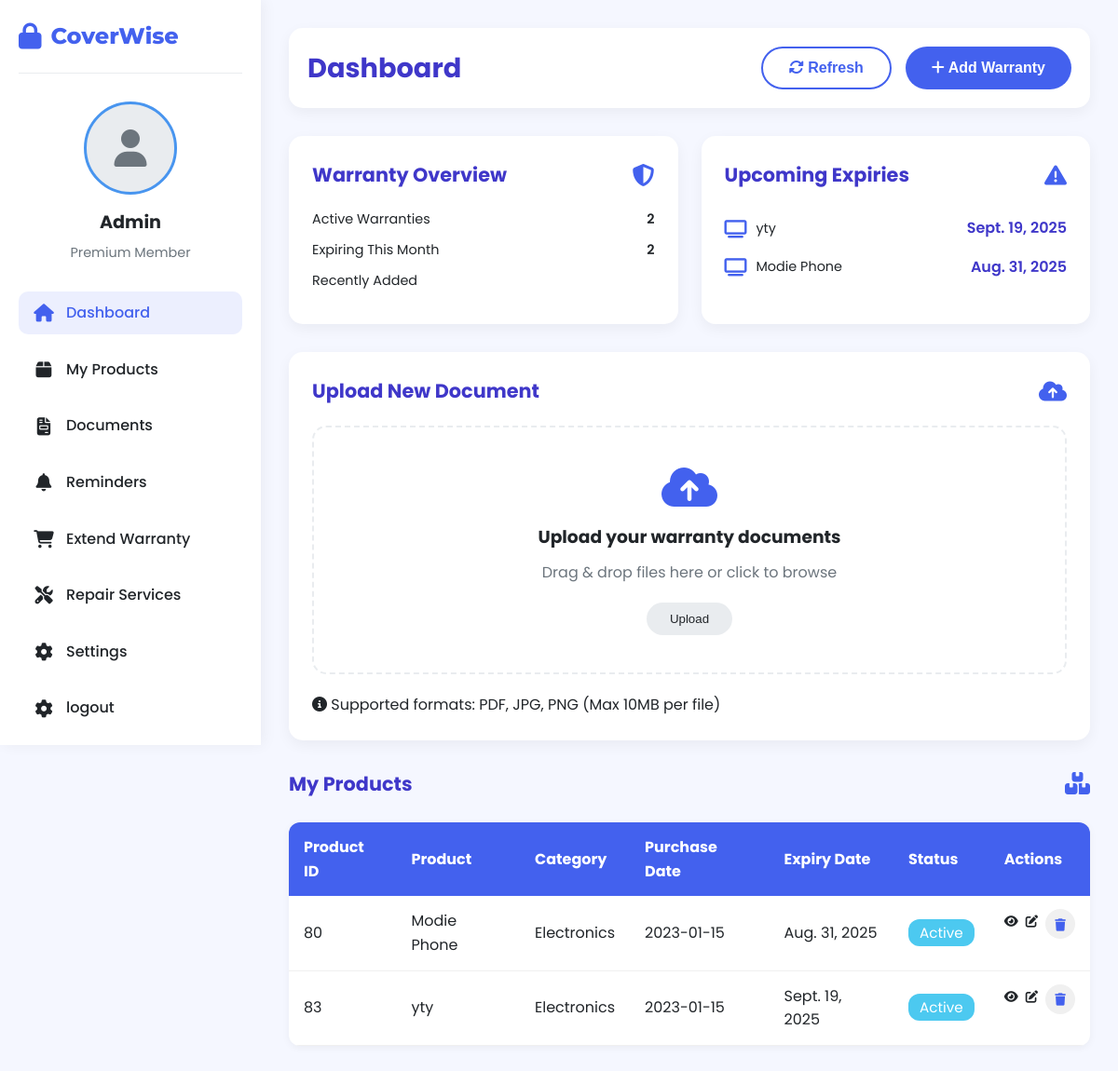
The page /dashboard/ (signed in) on the database its author committed.
### warranty_app/models.py (models this page shows, shortened)
class Warranty(models.Model):
    user_id = models.ForeignKey(User,on_delete=models.CASCADE)
    product_name = models.CharField(max_length=255)
    product_id = models.CharField(max_length=100)
    expiry_date = models.DateField(null=True, blank=True)
    qr_data = models.TextField()
    warranty_image = models.ImageField(upload_to='warranty_cards/')

### warranty_app/views.py (the view)
# urls.py: path('dashboard/',views.dashboard_view,name='dashboard'),
@login_required
def dashboard_view(request):
    data = Warranty.objects.filter(user_id=request.user)
    if request.method =="GET":
        if data.exists():
            top_three = data.order_by('-expiry_date')[:3]
            Total = data.aggregate(total=Count("expiry_date"))['total']
            Total_products = data.count()
        else:
            top_three = []
            Total = 0
            Total_products = 0
    return render(request, 'dashboard.html', {'data': data,'products': top_three,'Total_products': Total_products,'Total_ex':Total})

### templates/dashboard.html (shortened to what this page needs)
<!DOCTYPE html>
<html lang="en">
<head>
    <link rel="stylesheet" href="https://cdnjs.cloudflare.com/ajax/libs/font-awesome/6.4.0/css/all.min.css">
</head>
<body>
    <div class="sidebar">
        <div class="logo">
            <i class="fas fa-lock"></i>
            <span>CoverWise</span>
        </div>
        <div class="user-profile">
            <div class="profile-photo" id="profilePhoto">
                <i class="fas fa-user"></i>
            </div>
            <h3>{{request.user.username}}</h3>
            <p>Premium Member</p>
        </div>
        <ul class="nav-links">
            <li>
                <a href="#" class="active">
                    <i class="fas fa-home"></i>
                    <span>Dashboard</span>
                </a>
            </li>
            <li>
                <a href="#My_Product">
                    <i class="fas fa-box"></i>
                    <span>My Products</span>
                </a>
            </li>
            <li>
                <a href="#">
                    <i class="fas fa-file-invoice"></i>
                    <span>Documents</span>
                </a>
            </li>
            <li>
                <a href="#">
                    <i class="fas fa-bell"></i>
                    <span>Reminders</span>
                </a>
            </li>
            <li>
                <a href="#">
                    <i class="fas fa-shopping-cart"></i>
                    <span>Extend Warranty</span>
                </a>
            </li>
            <li>
                <a href="#">
                    <i class="fas fa-tools"></i>
                    <span>Repair Services</span>
                </a>
            </li>
            <li>
                <a href="#">
                    <i class="fas fa-cog"></i>
                    <span>Settings</span>
                </a>
            </li>
            <li>
                <a href="{% url 'logout' %}">
                    <i class="fas fa-cog"></i>
                    <span>logout</span>
                </a>
            </li>
        </ul>
    </div>
    <div class="main-content">
        <div class="header">
            <h1>Dashboard</h1>
            <div class="header-actions">
                <button class="btn btn-outline">
                    <i class="fas fa-sync-alt"></i> Refresh
                </button>
                <button class="btn btn-primary">
                    <i class="fas fa-plus"></i>
                    <a href="{% url 'warranty_form' %}" style="color: white; text-decoration: none;">Add Warranty</a>
                </button>
            </div>
        </div>
        <div class="dashboard-cards">
            <div class="card">
                <div class="card-header">
                    <h2>Warranty Overview</h2>
                    <i class="fas fa-shield-alt"></i>
                </div>
                <div class="warranty-summary">
                    <div class="stat-item">
                        <span>Active Warranties</span>
                        <span class="stat-value">{{Total_products}}</span>
                    </div>
                    <div class="stat-item">
                        <span>Expiring This Month</span>
                        <span class="stat-value">{{ Total_ex }}</span>
                    </div>
                    <div class="stat-item">
                        <span>Recently Added</span>
                    </div>
                </div>
            </div>
            <div class="card">
                <div class="card-header">
                    <h2>Upcoming Expiries</h2>
                    <i class="fas fa-exclamation-triangle"></i>
                </div>
                <div class="expiry-list">
                    {% for products in products %}
                    <div class="document-item">
                        <i class="fas fa-tv"></i>
                        <div class="document-name">{{products.product_name }}</div>
                        <div class="expiry-date">{{products.expiry_date}}</div>
                    </div>
                    {% endfor %}
                </div>
            </div>
        </div>
        <div class="upload-section">
    <div class="card-header">
        <h2>Upload New Document</h2>
        <i class="fas fa-cloud-upload-alt"></i>
    </div>
    <form id="uploadForm" method="POST" enctype="multipart/form-data" action="/upload/">
        <div class="upload-area" id="uploadArea">
            <i class="fas fa-cloud-upload-alt"></i>
            <h3>Upload your warranty documents</h3>
            <p id="uploadText">Drag & drop files here or click to browse</p>
            <button type="submit" class="upload-btn" id="submitBtn" disabled>Upload</button>
        </div>
    </form>
    <p class="upload-note">
        <i class="fas fa-info-circle"></i> Supported formats: PDF, JPG, PNG (Max 10MB per file)
    </p>
</div>
<div class="card-header">
            <h2>My Products</h2>
            <i class="fas fa-boxes"></i>
        </div>
<section id="My_Product">
<table class="products-table">
    <thead>
        <tr>
            <th>Product ID </th>
            <th>Product</th>
            <th>Category</th>
            <th>Purchase Date</th>
            <th>Expiry Date</th>
            <th>Status</th>
            <th>Actions</th>
        </tr>
    </thead>
    <tbody>
        {% for warranty in data %}
        <tr>
            <td>{{ warranty.id }}</td>
            <td>{{ warranty.product_name }}</td>
            <td>Electronics</td>
            <td>2023-01-15</td>
            <td>{{warranty.expiry_date }}</td>
            <td><span class="status active">Active</span></td>
            <td class="actions">
                <form action="{% url 'get_document' warranty.id %}" method="GET" style="display:inline;">
                    <button type="submit" style="background:none; border:none; color:inherit; cursor:pointer;">
                        <i class="fas fa-eye"></i>
                    </button>
                </form>
                <form action="{% url 'update_item' warranty.id %}" method="GET" style="display:inline;">
                    <button type="submit" style="background:none; border:none; color:inherit; cursor:pointer;">
                        <i class="fas fa-edit"></i>
                    </button>
                </form>
                <div class="action-btn">
                    <form action="{% url 'delete_warranty' warranty.id %}" method="POST" style="display:inline;">
                        <button type="submit" style="background:none; border:none; color:inherit; cursor:pointer;">
                            <i class="fas fa-trash"></i>
                        </button>
                    </form>
                </div>
            </td>
        </tr>
        {% endfor %}
    </tbody>
</table>
</section>
</body>
</html>

### rows shown on the page
Warranty: product_name "yty", expiry_date "Sept. 19, 2025", id "83"
Warranty: product_name "Modie Phone", expiry_date "Aug. 31, 2025", id "80"

### other values the page prints
{{ request.user.username }} "Admin"
{{ Total_products }} "2"
{{ Total_ex }} "2"
